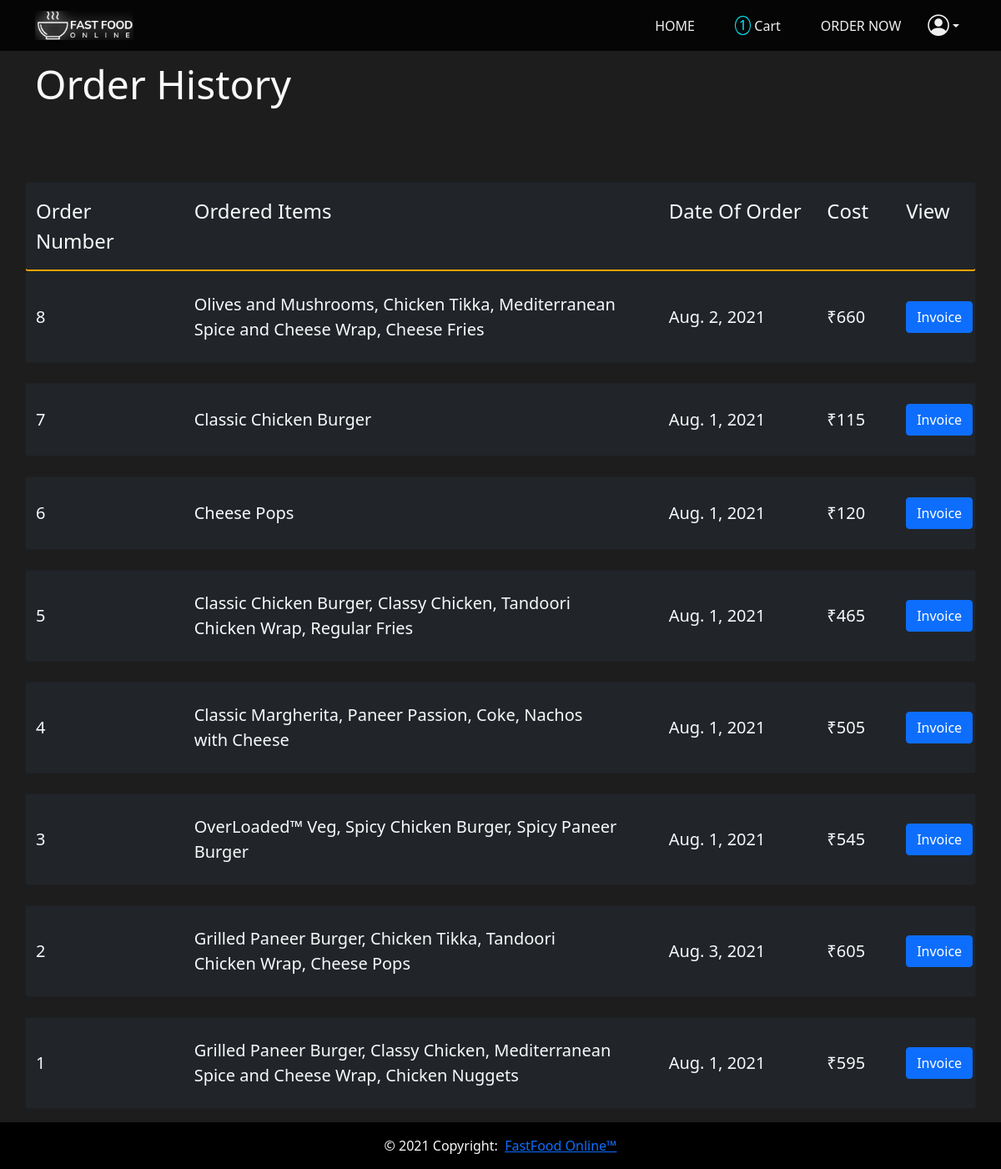
The app's page /orders/ (signed in), older data.
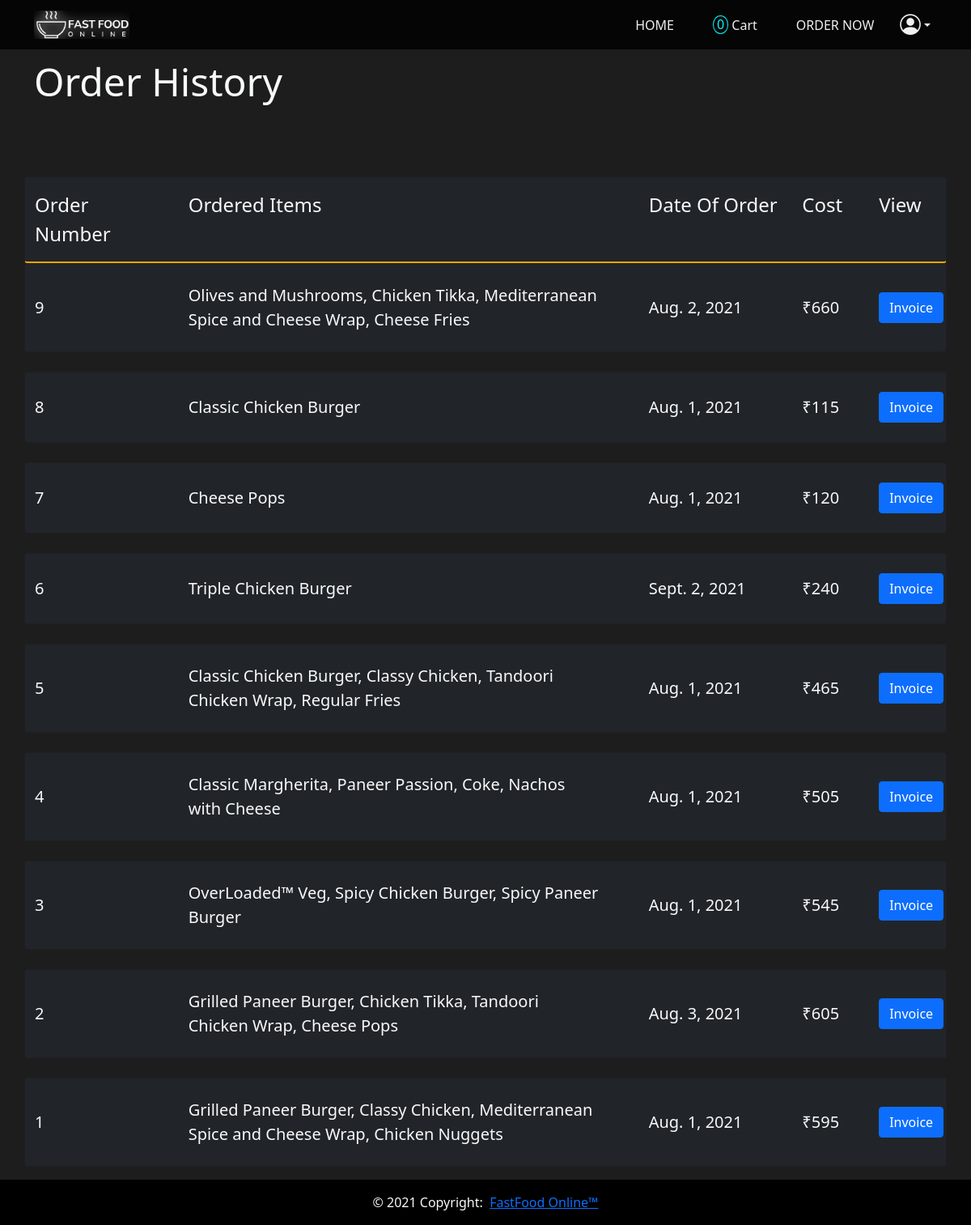
The same page, newer data.
### baseapp/models.py (models this page shows)
class Orders(models.Model):
    OrderID = models.AutoField(primary_key=True)
    OrderNumber = models.CharField(null=True, max_length=400)
    CustomerID = models.ForeignKey(Customer,on_delete=models.SET_NULL, null=True)
    ProductID = models.ForeignKey(Products,on_delete=models.SET_NULL, null=True)
    DateOrdered = models.DateField(auto_now_add=True)
    OrderStatus = models.CharField(max_length=100, null=True, blank=True)
    Address = models.TextField(null=True, blank=True)
    ItemPrice = models.IntegerField(null=True)

class Products(models.Model):
    ProductID = models.AutoField(primary_key=True)
    ProductName = models.CharField(max_length=200, null=True, blank=True)
    Stock = models.IntegerField()
    Category = models.CharField(max_length=200, null=True, blank=True)
    Price = models.IntegerField()
    Description = models.CharField(max_length=600, blank=True, null=True)
    Vegetarian = models.BooleanField(default=False)
    Image = models.ImageField(null= True, blank=True)
    def __str__(self):
        return self.ProductName

### baseapp/views.py (the view)
# urls.py: path('orders/', views.orderhistory, name='orders'),
def orderhistory(request):
    if request.user.is_authenticated:
        currentCustomer = Customer.objects.get(user=request.user)
        queryset = Cart.objects.filter(CustomerID=currentCustomer)
        cartitems = []
        for obj in queryset:
            cartitems.append(obj.ProductID)
        context = {'cartitems':cartitems}
        AllOrderedObjects = Orders.objects.filter(CustomerID= currentCustomer).order_by('OrderNumber')
        if len(AllOrderedObjects) == 0:
            context['SeparateOrders'] = []
            context['OrderCosts'] = []
            return render(request, 'baseapp/orders.html', context)
        SeparateOrders = []
        TempOrderNum = AllOrderedObjects[0].OrderNumber
        o = []
        for Object in AllOrderedObjects:
            if Object.OrderNumber == TempOrderNum:
                o.append(Object)
            else:
                SeparateOrders.append(o)
                o = []
                o.append(Object)
                TempOrderNum = Object.OrderNumber
        if SeparateOrders == []:
            SeparateOrders.append(o)
        OrderCosts = []
        for OrderSet in SeparateOrders:
            TempCost = 0
            for IndividualOrder in OrderSet:
                TempCost += IndividualOrder.ItemPrice
            OrderCosts.append(TempCost)
        context['SeparateOrders'] = SeparateOrders
        context['OrderCosts'] = OrderCosts
        if request.method == "GET":
            if request.GET.get('OrderView') is not None:
                onum = request.GET.get('OrderView')
                requiredOrder = None
                index = 0
                for Order in SeparateOrders:
                    if Order[0].OrderNumber == onum:
                        requiredOrder = Order
                        total = OrderCosts[index]
                    index+=1
                context = {}
                context['Order'] = requiredOrder
                context['total'] = total
                return render(request, 'baseapp/orderview.html', context)
        return render(request, 'baseapp/orders.html', context)
    else:
        return redirect(reverse('login'))

### baseapp/templatetags/ExtraTags.py (called while the page is built)
@register.filter
def index(indexable, i):
    return indexable[i]

@register.filter
def subtract(value, arg):
    return value - arg

### baseapp/templates/baseapp/orders.html (shortened to what this page needs)
{% load static %}
{% load ExtraTags %}
<html lang="en">
<head>
    <link href="https://cdn.jsdelivr.net/npm/bootstrap@5.0.2/dist/css/bootstrap.min.css" rel="stylesheet">
    <link rel="stylesheet" href="https://cdn.jsdelivr.net/npm/bootstrap-icons@1.5.0/font/bootstrap-icons.css">
</head>
<body>
<div id="page-container">
<div id="content-wrap">
  <nav class="navbar navbar-expand-lg navbar-dark fixed-top">
    <div class="container">
      <a class="navbar-brand" href="{% url 'home' %}">
        <img src="{% static 'images/Logo.png' %}" alt="" height="35em">
      </a>
      <div class="collapse navbar-collapse justify-content-end" id="navbarNavAltMarkup">
        <div class="navbar-nav">
          <a class="nav-link d-flex align-items-center justify-content-center mx-3" href="{% url 'home' %}">HOME</a>
          <a class="nav-link d-flex align-items-center justify-content-center mx-3" href="{% url 'cart' %}">
            <span class="cartcounter d-flex justify-content-center align-items-center px-1">{{ cartitems|length }}</span> &nbsp;Cart
          </a>
          <a class="nav-link d-flex align-items-center justify-content-center mx-3" href="{% url 'menu' %}">ORDER NOW</a>
          <a class="nav-link dropdown-toggle d-flex justify-content-center align-items-center" href="#" id="profileDrop" role="button" data-bs-toggle="dropdown" aria-expanded="false">
            <i id="profileIcon" style="font-size: 1.6em;" class="bi-person-circle"></i>
          </a>
        </div>
      </div>
    </div>
</nav>
  <div class="container">
    <br><br><br>
    <p class="display-5 text-light">Order History</p>
    <br><br><br>
    {% if SeparateOrders|length == 0 %}
    <p class="display-6 text-primary">You have not placed any orders yet. After you make your first order, you can view them here.</p>
    {% else %}
    <div class="row">
      <div class="card bg-dark py-3" style="border-bottom: solid 2px rgb(255, 166, 0);">
        <div class="row justify-content-center">
          <div class="col-2 col-md-2 text-light fs-4">Order Number</div>
          <div class="col-4 col-md-6 text-light fs-4">Ordered Items</div>
          <div class="col-2 text-light fs-4">Date Of Order</div>
          <div class="col-2 col-md-1 text-light fs-4">Cost</div>
          <div class="col-2 col-md-1 text-light fs-4">View</div>
        </div>
      </div>
    </div>
    {% for order in SeparateOrders %}
    <div class="row">
      <div class="card bg-dark py-4 hoverable">
        <div class="row justify-content-center align-items-center">
          <div class="col-1 col-md-2 text-light lead ">{{ SeparateOrders|length|subtract:forloop.counter0 }}</div>
          <div class="col-5 col-xl-6 text-light pe-md-5 lead">
            {% for item in order %}
              {{ item.ProductID }}{% if forloop.last %}{% else %},{% endif %}
            {% endfor %}
          </div>
          <div class="col-2 text-light lead ">{{ order.0.DateOrdered }}</div>
          <div class="col-2 col-md-1 text-light lead ">₹{{ OrderCosts|index:forloop.counter0 }}</div>
          <div class="col-2 col-xl-1 text-light d-flex align-items-center lead">
            <form action="" method="GET">
              <button class="btn btn-primary" type="submit" value="{{ order.0.OrderNumber }}" name="OrderView" >Invoice</button>
            </form>
          </div>
        </div>
      </div>
    </div>
    <br>
    {% endfor %}
    {% endif %}
  </div>
</div>
  <footer id="footer" class="page-footer">
    <div class="footer-copyright text-center text-light py-3">© 2021 Copyright: &nbsp;<a href="{% url 'home' %}">FastFood Online™</a></div>
  </footer>
</div>
  </body>
</html>

Row changes from the older to the newer data that the page shows:
computed for Orders "Aug. 2, 2021": counter0 "8" → "9"
computed for Orders (number 5 of 26 on the later page): counter0 "7" → "8"
computed for Orders (number 6 of 26 on the later page): counter0 "6" → "7"
added Orders: counter0 "6", ProductID "Triple Chicken Burger", DateOrdered "Sept. 2, 2021", ItemPrice "240"
Text that changed along with them:
{{ cartitems|length }}: "1" → "0"
